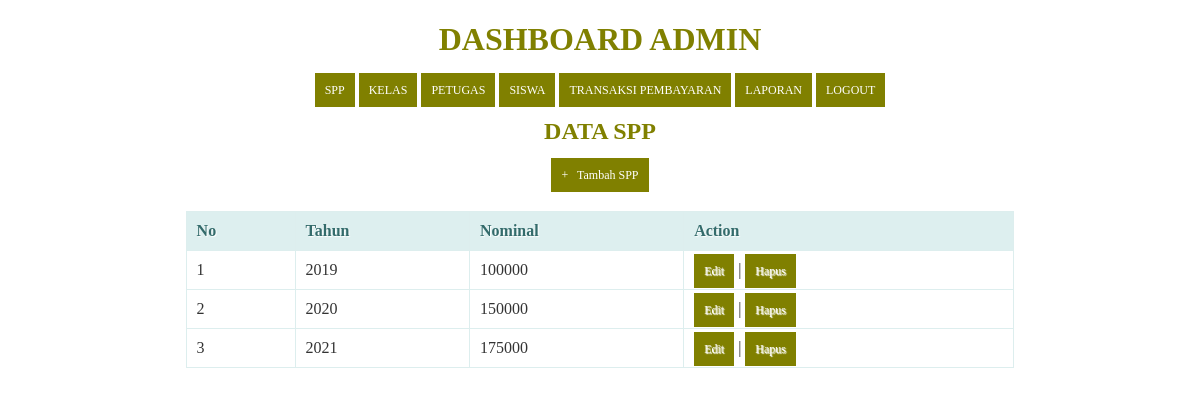
Screenshot of /spp.php (signed in) with the database file from the repository.
### tables this page shows
CREATE TABLE `spp` (
  `id_spp` int(11) NOT NULL,
  `tahun` int(11) NOT NULL,
  `nominal` int(11) NOT NULL
);

### spp.php (the view, shortened to what this page needs)
<!DOCTYPE html>
<html>
  <head>
  </head>
<body>
	<?php
  include ('header.php');
?>
    <center><h2>Data SPP</h2><center>
    <center><a href="tambah_spp.php">+ &nbsp; Tambah SPP</a><center>
    <br/>
    <table>
      <thead>
        <tr>
          <th>No</th>
          <th>Tahun</th>
          <th>Nominal</th>
          <th>Action</th>
        </tr>
    </thead>
    <tbody>
      <?php
      $query = "SELECT * FROM spp ORDER BY id_spp ASC";
      $result = mysqli_query($koneksi, $query);
      $no = 1;
      while($row = mysqli_fetch_assoc($result))
      {
      ?>
       <tr>
          <td><?php echo $no; ?></td>
          <td><?php echo $row['tahun']; ?></td>
          <td><?php echo substr($row['nominal'], 0, 20); ?></td>
          <td>
              <a href="edit_spp.php?id=<?php echo $row['id_spp']; ?>">Edit</a> |
              <a href="proses_hapusspp.php?id=<?php echo $row['id_spp']; ?>" onClick="return confirm('Anda yakin akan menghapus data ini?')">Hapus</a>
          </td>
      </tr>
      <?php
        $no++;
      }
      ?>
    </tbody>
    </table>
</body>
</html>

### spp.php (style rules this page uses)
* { font-family: "Trebuchet MS"; }
h2 { text-transform: uppercase; color: olive; }
table { border: solid 1px #DDEEEE; border-collapse: collapse; border-spacing: 0; width: 70%; margin: 10px auto 10px auto; }
table thead th { background-color: #DDEFEF; border: solid 1px #DDEEEE; color: #336B6B; padding: 10px; text-align: left; text-shadow: 1px 1px 1px #fff; text-decoration: none; }
table tbody td { border: solid 1px #DDEEEE; color: #333; padding: 10px; text-shadow: 1px 1px 1px #fff; }
a { background-color: olive; color: #fff; padding: 10px; text-decoration: none; font-size: 12px; }

### header.php (style rules this page uses)
* { font-family: "fantasy"; }
table { border: solid 1px #DDEEEE; border-collapse: collapse; border-spacing: 0; width: 70%; margin: 10px auto 10px auto; }
table thead th { background-color: #DDEFEF; border: solid 1px #DDEEEE; color: #336B6B; padding: 10px; text-align: left; text-shadow: 1px 1px 1px #fff; text-decoration: none; }
table tbody td { border: solid 1px #DDEEEE; color: #333; padding: 10px; text-shadow: 1px 1px 1px #fff; }
a { background-color: olive; color: #fff; padding: 10px; text-decoration: none; font-size: 12px; }

### rows the page displays
spp: tahun "2019", nominal "100000"
spp: tahun "2020", nominal "150000"
spp: tahun "2021", nominal "175000"
